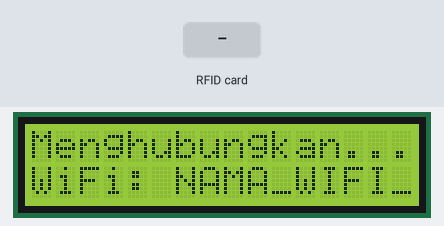
Bench run of a sketch on a simulated ESP32. Shown: 16×2 character LCD. The inputs (shaded band) are chosen by the test bench. WiFi joins after 1.5 s; servers stay silent unless stated; uploads are accepted with an empty reply; the local clock reads 2024-03-15 10:24:30 at power-on unless the sketch sets it; what the sketch prints to the serial monitor is not drawn.

Above: at 2.0 s.
At 6.2 s:
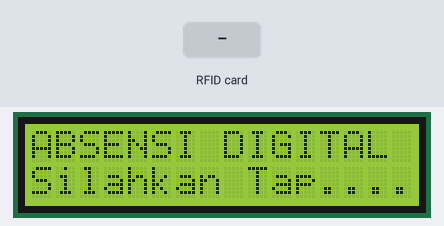
6.3 s: RFID card 5E 7A 19 C4 held to the reader
At 6.47 s:
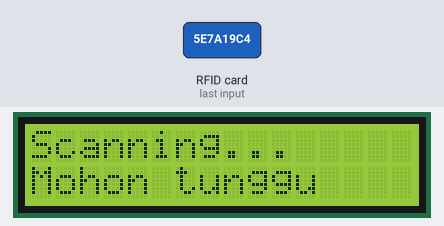
At 7.8 s:
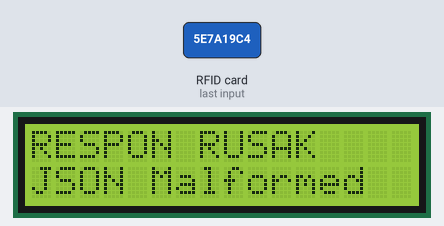
Timing chart, 0 to 9.3 s (numbered marks = the images above; inputs shaded):
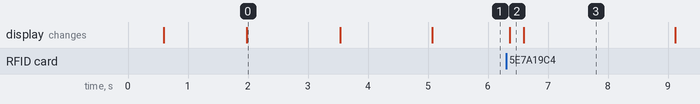

Measured:
- after the input at 6.3 s, the display: changes after 0.06 s (image 2)
- what the display in image 0 shows lasts 1.5 s, from 2.0 s to 3.5 s

The sketch:

esp32-attendance-single.ino
```cpp
/*
 * OSIS MPK SMKN 11 BANDUNG — Attendance Scanner (Single File Version)
 * Hardware: ESP32 DevKit V1 + RC522 RFID + LCD 16x2 I2C
 *
 * Wiring:
 *   RC522: SDA→5, SCK→18, MOSI→23, MISO→19, RST→4, GND→GND, 3.3V→3.3V
 *   LCD I2C: SDA→21, SCL→22, VCC→5V, GND→GND
 */

#include <WiFi.h>
#include <WiFiClientSecure.h>
#include <HTTPClient.h>
#include <ArduinoJson.h>
#include <SPI.h>
#include <MFRC522.h>
#include <Wire.h>
#include <LiquidCrystal_I2C.h>
#include <time.h>

// Kredensial Wi-Fi & perangkat (WIFI_SSID, WIFI_PASSWORD, DEVICE_CODE,
// DEVICE_API_KEY) dibaca dari secrets.h yang diabaikan Git.
#include "secrets.h"

// ============================================================================
// KONFIGURASI
// ============================================================================

// Server
#define SERVER_BASE_URL  "https://osimdigitalabsensi11.vercel.app"
#define ALLOW_LOCAL_HTTP 0

// ============================================================================
// PIN & KONSTANTA HARDWARE
// ============================================================================

#define RFID_SS_PIN   5
#define RFID_RST_PIN  4
#define LCD_I2C_ADDR  0x27
#define LCD_COLS      16
#define LCD_ROWS      2

#define API_SCAN_PATH        "/api/v1/attendance/scan"
#define API_HEARTBEAT_PATH   "/api/v1/devices/heartbeat"

#define WIFI_TIMEOUT_MS         15000
#define HTTP_TIMEOUT_MS         10000
#define SCAN_COOLDOWN_MS        3000
#define CARD_REMOVAL_DELAY_MS   1500
#define MAX_HTTP_RETRIES        2
#define HEARTBEAT_INTERVAL_MS   15000

// ============================================================================
// ROOT CA — GTS Root R1 (Google Trust Services) & ISRG Root X1
// Vercel domain *.vercel.app menggunakan Google Trust Services (GTS Root R1).
// ============================================================================

const char* SERVER_ROOT_CA = \
"-----BEGIN CERTIFICATE-----\n" \
"MIIFVzCCAz+gAwIBAgINAgPlk28xsBNJiGuiFzANBgkqhkiG9w0BAQwFADBHMQsw\n" \
"CQYDVQQGEwJVUzEiMCAGA1UEChMZR29vZ2xlIFRydXN0IFNlcnZpY2VzIExMQzEU\n" \
"MBIGA1UEAxMLR1RTIFJvb3QgUjEwHhcNMTYwNjIyMDAwMDAwWhcNMzYwNjIyMDAw\n" \
"MDAwWjBHMQswCQYDVQQGEwJVUzEiMCAGA1UEChMZR29vZ2xlIFRydXN0IFNlcnZp\n" \
"Y2VzIExMQzEUMBIGA1UEAxMLR1RTIFJvb3QgUjEwggIiMA0GCSqGSIb3DQEBAQUA\n" \
"A4ICDwAwggIKAoICAQC2EQKLHuOhd5s73L+UPreVp0A8of2C+X0yBoJx9vaMf/vo\n" \
"27xqLpeXo4xL+Sv2sfnOhB2x+cWX3u+58qPpvBKJXqeqUqv4IyfLpLGcY9vXmX7w\n" \
"Cl7raKb0xlpHDU0QM+NOsROjyBhsS+z8CZDfnWQpJSMHobTSPS5g4M/SCYe7zUjw\n" \
"TcLCeoiKu7rPWRnWr4+wB7CeMfGCwcDfLqZtbBkOtdh+JhpFAz2weaSUKK0Pfybl\n" \
"qAj+lug8aJRT7oM6iCsVlgmy4HqMLnXWnOunVmSPlk9orj2XwoSPwLxAwAtcvfaH\n" \
"szVsrBhQf4TgTM2S0yDpM7xSma8ytSmzJSq0SPly4cpk9+aCEI3oncKKiPo4Zor8\n" \
"Y/kB+Xj9e1x3+naH+uzfsQ55lVe0vSbv1gHR6xYKu44LtcXFilWr06zqkUspzBmk\n" \
"MiVOKvFlRNACzqrOSbTqn3yDsEB750Orp2yjj32JgfpMpf/VjsPOS+C12LOORc92\n" \
"wO1AK/1TD7Cn1TsNsYqiA94xrcx36m97PtbfkSIS5r762DL8EGMUUXLeXdYWk70p\n" \
"aDPvOmbsB4om3xPXV2V4J95eSRQAogB/mqghtqmxlbCluQ0WEdrHbEg8QOB+DVrN\n"
"VjzRlwW5y0vtOUucxD/SVRNuJLDWcfr0wbrM7Rv1/oFB2ACYPTrIrnqYNxgFlQID\n" \
"AQABo0IwQDAOBgNVHQ8BAf8EBAMCAYYwDwYDVR0TAQH/BAUwAwEB/zAdBgNVHQ4E\n" \
"FgQU5K8rJnEaK0gnhS9SZizv8IkTcT4wDQYJKoZIhvcNAQEMBQADggIBAJ+qQibb\n" \
"C5u+/x6Wki4+omVKapi6Ist9wTrYggoGxval3sBOh2Z5ofmmWJyq+bXmYOfg6LEe\n" \
"QkEzCzc9zolwFcq1JKjPa7XSQCGYzyI0zzvFIoTgxQ6KfF2I5DUkzps+GlQebtuy\n" \
"h6f88/qBVRRiClmpIgUxPoLW7ttXNLwzldMXG+gnoot7TiYaelpkttGsN/H9oPM4\n" \
"7HLwEXWdyzRSjeZ2axfG34arJ45JK3VmgRAhpuo+9K4l/3wV3s6MJT/KYnAK9y8J\n" \
"ZgfIPxz88NtFMN9iiMG1D53Dn0reWVlHxYciNuaCp+0KueIHoI17eko8cdLiA6Ef\n" \
"MgfdG+RCzgwARWGAtQsgWSl4vflVy2PFPEz0tv/bal8xa5meLMFrUKTX5hgUvYU/\n" \
"Z6tGn6D/Qqc6f1zLXbBwHSs09dR2CQzreExZBfMzQsNhFRAbd03OIozUhfJFfbdT\n" \
"6u9AWpQKXCBfTkBdYiJ23//OYb2MI3jSNwLgjt7RETeJ9r/tSQdirpLsQBqvFAnZ\n" \
"0E6yove+7u7Y/9waLd64NnHi/Hm3lCXRSHNboTXns5lndcEZOitHTtNCjv0xyBZm\n" \
"2tIMPNuzjsmhDYAPexZ3FL//2wmUspO8IFgV6dtxQ/PeEMMA3KgqlbbC1j+Qa3bb\n" \
"bP6MvPJwNQzcmRk13NfIRmPVNnGuV/u3gm3c\n" \
"-----END CERTIFICATE-----\n" \
"-----BEGIN CERTIFICATE-----\n" \
"MIIFazCCA1OgAwIBAgIRAIIQz7DSQONZRGPgu2OCiwAwDQYJKoZIhvcNAQELBQAw\n" \
"TzELMAkGA1UEBhMCVVMxKTAnBgNVBAoTIEludGVybmV0IFNlY3VyaXR5IFJlc2Vh\n" \
"cmNoIEdyb3VwMRUwEwYDVQQDEwxJU1JHIFJvb3QgWDEwHhcNMTUwNjA0MTEwNDM4\n" \
"WhcNMzUwNjA0MTEwNDM4WjBPMQswCQYDVQQGEwJVUzEpMCcGA1UEChMgSW50ZXJu\n" \
"ZXQgU2VjdXJpdHkgUmVzZWFyY2ggR3JvdXAxFTATBgNVBAMTDElTUkcgUm9vdCBY\n" \
"MTCCAiIwDQYJKoZIhvcNAQEBBQADggIPADCCAgoBggIBAK3oJHP0FDfzm54rVygc\n" \
"h77ct984kIxuPOZXoHj3dcKi/vVqbvYATyjb3miGbESTtrFj/RQSa78f0uoxmyF+\n" \
"0TM8ukj13Xnfs7j/EvEhmkvBioZxaUpmZmyPfjxwv60pIgbz5MDmgK7iS4+3mX6U\n" \
"A5/TR5d8mUgjU+g4rk8Kb4Mu0UlXjIB0ttov0DiNewNwIRt18jA8+o+u3dpjq+sW\n" \
"T8KOEUt+zwvo/7V3LvSye0rgTBIlDHCNAymg4VMk7BPZ7hm/ELNKjD+Jo2FR3qyH\n" \
"B5T0Y3HsLuJvW5iB4YlcNHlsdu87kGJ55tukmi8mxdAQ4Q7e2RCOFvu396j3x+UC\n" \
"B5iPNgiV5+I3lg02dZ77DnKxHZu8A/lJBdiB3QW0KtZB6awBdpUKD9jf1b0SHzUv\n" \
"KBds0pjBqAlkd25HN7rOrFleaJ1/ctaJxQZBKT5ZPt0m9STJEadao0xAH0ahmbWn\n" \
"OlFuhjuefXKnEgV4We0+UXgVCwOPjdAvBbI+e0ocS3MFEvzG6uBQE3xDk3SzynTn\n" \
"jh8BCNAw1FtxNrQHusEwMFxIt4I7mKZ9YIqioymCzLq9gwQbooMDQaHWBfEbwrbw\n" \
"qHyGO0aoSCqI3Haadr8faqU9GY/rOPNk3sgrDQoo//fb4hVC1CLQJ13hef4Y53CI\n" \
"rU7m2Ys6xt0nUW7/vGT1M0NPAgMBAAGjQjBAMA4GA1UdDwEB/wQEAwIBBjAPBgNV\n" \
"HRMBAf8EBTADAQH/MB0GA1UdDgQWBBR5tFnme7bl5AFzgAiIyBpY9umbbjANBgkq\n" \
"hkiG9w0BAQsFAAOCAgEAVR9YqbyyqFDQDLHYGmkgJykIrGF1XIpu+ILlaS/V9lZL\n" \
"ubhzEFnTIZd+50xx+7LSYK05qAvqFyFWhfFQDlnrzuBZ6brJFe+GnY+EgPbk6ZGQ\n" \
"3BebYhtF8GaV0nxvwuo77x/Py9auJ/GpsMiu/X1+mvoiBOv/2X/qkSsisRcOj/KK\n" \
"NFtY2PwByVS5uCbMiogziUwthDyC3+6WVwW6LLv3xLfHTjuCvjHIInNzktHCgKQ5\n" \
"ORAzI4JMPJ+GslWYHb4phowim57iaztXOoJwTdwJx4nLCgdNbOhdjsnvzqvHu7Ur\n" \
"TkXWStAmzOVyyghqpZXjFaH3pO3JLF+l+/+sKAIuvtd7u+Nxe5AW0wdeRlN8NwdC\n" \
"jNPElpzVmbUq4JUagEiuTDkHzsxHpFKVK7q4+63SM1N95R1NbdWhscdCb+ZAJzVc\n" \
"oyi3B43njTOQ5yOf+1CceWxG1bQVs5ZufpsMljq4Ui0/1lvh+wjChP4kqKOJ2qxq\n" \
"4RgqsahDYVvTH9w7jXbyLeiNdd8XM2w9U/t7y0Ff/9yi0GE44Za4rF2LN9d11TPA\n" \
"mRGunUHBcnWEvgJBQl9nJEiU0Zsnvgc/ubhPgXRR4Xq37Z0j4r7g1SgEEzwxA57d\n" \
"emyPxgcYxn/eR44/KJ4EBs+lVDR3veyJm+kXQ99b21/+jh5Xos1AnX5iItreGCc=\n" \
"-----END CERTIFICATE-----\n";

// ============================================================================
// INISIALISASI HARDWARE
// ============================================================================

LiquidCrystal_I2C lcd(LCD_I2C_ADDR, LCD_COLS, LCD_ROWS);
MFRC522 rfc(RFID_SS_PIN, RFID_RST_PIN);
WiFiClientSecure secureClient;
WiFiClient localClient;

String lastScannedUid = "";
unsigned long lastScanMillis = 0;
unsigned long lastHeartbeatMillis = 0;

// ============================================================================
// DISPLAY HELPERS
// ============================================================================

/**
 * Menulis satu baris LCD tanpa lcd.clear() agar tampilan tidak berkedip.
 * Sisa karakter lama ditimpa spasi sampai penuh LCD_COLS kolom.
 */
void printLcdLine(uint8_t row, const String &text) {
  lcd.setCursor(0, row);
  String line = text.substring(0, LCD_COLS);
  while (line.length() < LCD_COLS) {
    line += ' ';
  }
  lcd.print(line);
}

void displayLcd(const String &line1, const String &line2) {
  printLcdLine(0, line1);
  printLcdLine(1, line2);
}

/**
 * Layar saat menunggu respons server.
 * UID kartu SENGAJA tidak ditampilkan di LCD (hanya di Serial Monitor)
 * agar kode kartu tidak terbaca orang lain di depan perangkat.
 */
void showScanningScreen() {
  displayLcd("Scanning...", "Mohon tunggu");
}

void showReadyScreen() {
  displayLcd("ABSENSI DIGITAL", "Silahkan Tap....");
}

// ============================================================================
// WIFI
// ============================================================================

void connectWifi() {
  if (WiFi.status() == WL_CONNECTED) return;

  displayLcd("Menghubungkan...", "WiFi: " + String(WIFI_SSID));
  Serial.print("Connecting to WiFi: ");
  Serial.println(WIFI_SSID);

  WiFi.mode(WIFI_STA);
  WiFi.begin(WIFI_SSID, WIFI_PASSWORD);

  unsigned long startAttemptTime = millis();
  while (WiFi.status() != WL_CONNECTED && millis() - startAttemptTime < WIFI_TIMEOUT_MS) {
    delay(500);
    Serial.print(".");
  }
  Serial.println();

  if (WiFi.status() == WL_CONNECTED) {
    Serial.print("WiFi Connected! IP: ");
    Serial.println(WiFi.localIP());
    displayLcd("WiFi Terhubung!", "Sinkron Jam...");

    // Sinkronisasi waktu NTP agar validasi sertifikat HTTPS TLS valid
    Serial.print("Sinkronisasi waktu via NTP...");
    configTime(7 * 3600, 0, "pool.ntp.org", "time.google.com");
    time_t now = time(nullptr);
    int retryTime = 0;
    while (now < 1700000000 && retryTime < 20) { // Menunggu hingga melewati thn 2023+
      delay(500);
      Serial.print(".");
      now = time(nullptr);
      retryTime++;
    }
    Serial.println();
    struct tm timeinfo;
    if (getLocalTime(&timeinfo)) {
      Serial.printf("Waktu sekarang: %04d-%02d-%02d %02d:%02d:%02d WIB\n",
                    timeinfo.tm_year + 1900, timeinfo.tm_mon + 1, timeinfo.tm_mday,
                    timeinfo.tm_hour, timeinfo.tm_min, timeinfo.tm_sec);
    } else {
      Serial.println("Peringatan: NTP timeout, lanjut mencoba...");
    }

    displayLcd("WiFi Terhubung!", WiFi.localIP().toString());
    delay(1500);
    showReadyScreen();
  } else {
    Serial.println("WiFi Connection Failed!");
    displayLcd("WiFi Gagal!", "Cek Konfigurasi");
    delay(2000);
  }
}

// ============================================================================
// HTTP HELPER
// ============================================================================

bool beginServerRequest(HTTPClient &client, const String &url) {
  if (url.startsWith("https://")) {
    secureClient.stop(); // Bersihkan socket lama sebelum koneksi baru
    secureClient.setCACert(SERVER_ROOT_CA);
    secureClient.setTimeout(HTTP_TIMEOUT_MS / 1000);
    return client.begin(secureClient, url);
  }

#if defined(ALLOW_LOCAL_HTTP) && ALLOW_LOCAL_HTTP
  if (url.startsWith("http://")) {
    Serial.println("PERINGATAN: HTTP lokal aktif; API key tidak terenkripsi.");
    return client.begin(localClient, url);
  }
#endif

  Serial.println("URL ditolak. HTTPS wajib.");
  return false;
}

// ============================================================================
// RFID UID NORMALIZATION
// ============================================================================

String normalizeUid(MFRC522::Uid *uid) {
  String normalized = "";
  for (byte i = 0; i < uid->size; i++) {
    if (uid->uidByte[i] < 0x10) normalized += "0";
    normalized += String(uid->uidByte[i], HEX);
  }
  normalized.toUpperCase();
  return normalized;
}

// ============================================================================
// ATTENDANCE SCAN
// ============================================================================

void sendAttendanceScan(const String &rfidUid) {
  if (WiFi.status() != WL_CONNECTED) {
    displayLcd("Koneksi Putus!", "Reconnecting...");
    delay(1000);
    connectWifi();
    return;
  }

  // UID tidak ditampilkan di LCD; hanya "Scanning..." lalu hasil nama/status.
  showScanningScreen();

  HTTPClient https;
  String targetUrl = String(SERVER_BASE_URL) + String(API_SCAN_PATH);

  if (!beginServerRequest(https, targetUrl)) {
    displayLcd("Server Error", "Cek URL/Mode");
    delay(2000);
    showReadyScreen();
    return;
  }

  https.addHeader("Content-Type", "application/json");
  https.addHeader("Authorization", "Bearer " + String(DEVICE_API_KEY));
  https.setTimeout(HTTP_TIMEOUT_MS);

  StaticJsonDocument<256> reqDoc;
  reqDoc["device_code"] = DEVICE_CODE;
  reqDoc["rfid_uid"] = rfidUid;

  String requestPayload;
  serializeJson(reqDoc, requestPayload);

  Serial.print("Mengirim scan ke: ");
  Serial.println(targetUrl);

  int httpCode = -1;
  int retries = 0;
  while (httpCode <= 0 && retries <= MAX_HTTP_RETRIES) {
    httpCode = https.POST(requestPayload);
    if (httpCode <= 0) {
      retries++;
      Serial.printf("HTTP gagal, retry %d/%d\n", retries, MAX_HTTP_RETRIES);
      delay(500);
    }
  }

  if (httpCode <= 0) {
    displayLcd("KONEKSI TIMEOUT", "Coba Lagi");
    delay(2500);
    https.end();
    showReadyScreen();
    return;
  }

  String responseBody = https.getString();
  Serial.printf("HTTP Status: %d\n", httpCode);

  StaticJsonDocument<512> resDoc;
  DeserializationError jsonErr = deserializeJson(resDoc, responseBody);

  if (jsonErr) {
    displayLcd("RESPON RUSAK", "JSON Malformed");
    delay(2500);
    https.end();
    showReadyScreen();
    return;
  }

  if (httpCode == 200 || httpCode == 201) {
    bool isSuccess = resDoc["success"] | false;
    if (isSuccess && resDoc.containsKey("data")) {
      const char* memberName = resDoc["data"]["member_name"] | "Anggota";
      const char* status     = resDoc["data"]["status"]      | "HADIR";
      bool isDuplicate       = resDoc["data"]["is_duplicate"] | false;

      Serial.printf("Sukses: %s - %s (dup: %d)\n", memberName, status, isDuplicate);

      String statusStr = String(status);
      if (isDuplicate) {
        displayLcd(String(memberName), statusStr == "DI_LUAR_JADWAL" ? "DI LUAR JADWAL" : "SUDAH: " + statusStr);
      } else {
        if (statusStr == "DI_LUAR_JADWAL")  displayLcd(String(memberName), "DI LUAR JADWAL");
        else if (statusStr == "TERLAMBAT")  displayLcd(String(memberName), "STATUS:TERLAMBAT");
        else                                displayLcd(String(memberName), "STATUS: " + statusStr);
      }
    } else {
      displayLcd("GAGAL PRESENSI", "Data Tdk Valid");
    }
  } else {
    const char* errCode = resDoc["code"] | "";
    Serial.printf("API Error [%d | %s]\n", httpCode, errCode);
    String codeStr = String(errCode);

    if      (codeStr == "CUTOFF_TIME_EXCEEDED") displayLcd("BATAS WKT HABIS", "Absensi Ditutup");
    else if (codeStr == "SCHEDULE_NO_MATCH")    displayLcd("JADWAL TDK ADA",  "Cek Jam Piket");
    else if (codeStr == "SCHEDULE_AMBIGUOUS")   displayLcd("JADWAL BENTROK",   "Hubungi Admin");
    else if (codeStr == "CYCLE_NOT_CONFIGURED") displayLcd("SIKLUS TDK ADA",  "Set di Dashboard");
    else if (codeStr == "ACTIVITY_CANCELLED")   displayLcd("KEGIATAN LIBUR",  "Tidak Ada Piket");
    else if (codeStr == "DEVICE_AUTH_FAILED" || httpCode == 401) displayLcd("DEVICE DITOLAK", "Auth Key Salah");
    else if (codeStr == "DEVICE_INACTIVE")      displayLcd("DEVICE NONAKTIF", "Hubungi Admin");
    else if (codeStr == "MEMBER_NOT_FOUND")     displayLcd("KARTU DITOLAK",   "Belum Terdaftar");
    else if (codeStr == "MEMBER_INACTIVE")      displayLcd("ANGGOTA NONAKTIF","Hubungi Admin");
    else if (codeStr == "VALIDATION_ERROR")     displayLcd("FORMAT SALAH",    "Cek Data Kartu");
    else                                        displayLcd("SERVER ERROR",     "Hubungi Admin");
  }

  delay(SCAN_COOLDOWN_MS);
  https.end();
  showReadyScreen();
}

// ============================================================================
// HEARTBEAT
// ============================================================================

void sendDeviceHeartbeat() {
  if (WiFi.status() != WL_CONNECTED) return;

  HTTPClient http;
  String targetUrl = String(SERVER_BASE_URL) + String(API_HEARTBEAT_PATH);
  if (!beginServerRequest(http, targetUrl)) return;

  http.addHeader("Content-Type", "application/json");
  http.addHeader("Authorization", "Bearer " + String(DEVICE_API_KEY));
  http.setTimeout(HTTP_TIMEOUT_MS);

  StaticJsonDocument<128> reqDoc;
  reqDoc["device_code"] = DEVICE_CODE;
  String payload;
  serializeJson(reqDoc, payload);

  int status = http.POST(payload);
  if (status > 0) {
    String response = http.getString();
    StaticJsonDocument<256> resDoc;
    bool ok = !deserializeJson(resDoc, response) && (resDoc["success"] | false);
    Serial.printf("Heartbeat HTTP %d: %s\n", status, ok ? "terhubung" : "ditolak");
  } else {
    Serial.printf("Heartbeat gagal: %s\n", http.errorToString(status).c_str());
  }
  http.end();
}

// ============================================================================
// SETUP & LOOP
// ============================================================================

void setup() {
  Serial.begin(115200);
  delay(500);
  Serial.println("\n--- OSIS MPK SMKN 11 BANDUNG: ATTENDANCE SCANNER ---");

  Wire.begin();
  lcd.init();
  lcd.backlight();
  displayLcd("ABSENSI DIGITAL", "OSIM");
  delay(1200);

  SPI.begin();
  rfc.PCD_Init();
  delay(100);

  byte version = rfc.PCD_ReadRegister(rfc.VersionReg);
  if (version == 0x00 || version == 0xFF) {
    Serial.println("MFRC522 tidak terdeteksi! Periksa kabel SPI.");
    displayLcd("RFID RC522 Error", "Periksa Kabel!");
    delay(2000);
  } else {
    Serial.printf("MFRC522 OK (v0x%02X)\n", version);
  }

  connectWifi();
}

void loop() {
  if (WiFi.status() != WL_CONNECTED) {
    connectWifi();
    return;
  }

  if (lastHeartbeatMillis == 0 || millis() - lastHeartbeatMillis >= HEARTBEAT_INTERVAL_MS) {
    lastHeartbeatMillis = millis();
    sendDeviceHeartbeat();
  }

  if (!rfc.PICC_IsNewCardPresent()) {
    if (lastScannedUid != "" && millis() - lastScanMillis > CARD_REMOVAL_DELAY_MS) {
      lastScannedUid = "";
    }
    delay(50);
    return;
  }

  if (!rfc.PICC_ReadCardSerial()) {
    delay(50);
    return;
  }

  String currentUid = normalizeUid(&(rfc.uid));

  if (currentUid == lastScannedUid && millis() - lastScanMillis < SCAN_COOLDOWN_MS) {
    rfc.PICC_HaltA();
    rfc.PCD_StopCrypto1();
    return;
  }

  lastScannedUid = currentUid;
  lastScanMillis = millis();

  Serial.println("----------------------------------------");
  Serial.print("Kartu RFID terdeteksi. UID: ");
  Serial.println(currentUid);

  sendAttendanceScan(currentUid);

  rfc.PICC_HaltA();
  rfc.PCD_StopCrypto1();
}
```

secrets.example.h
```cpp
#pragma once

// ============================================================================
// TEMPLATE KREDENSIAL PERANGKAT
// 1. Salin file ini menjadi secrets.h di folder yang sama.
// 2. Isi WIFI_SSID, WIFI_PASSWORD, DEVICE_CODE, dan DEVICE_API_KEY.
// 3. secrets.h diabaikan Git — jangan pernah di-commit.
// ============================================================================

// Wi-Fi
#define WIFI_SSID        "NAMA_WIFI_SEKOLAH"
#define WIFI_PASSWORD    "PASSWORD_WIFI"

// Perangkat (daftarkan di Dashboard -> Perangkat IoT, API key tampil sekali)
#define DEVICE_CODE      "ESP32-V1"
#define DEVICE_API_KEY   "TEMPEL_API_KEY_DARI_DASHBOARD"
```
